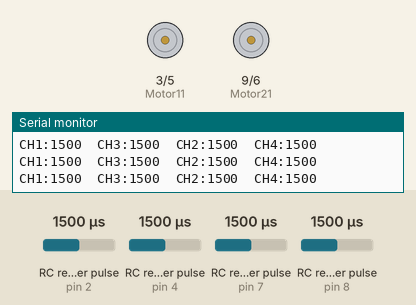
Simulated run of this sketch. Board: Arduino Uno, built with avr-gcc and run on an emulated ATmega328P. Shown: motor-driver pin pairs drawn as motors (green arrow = first pin HIGH = forward, orange = second pin HIGH = backward, longer = more drive), the last lines printed to the serial monitor. Wiring (inferred from the names in the program): 4 × RC receiver channel: data pin 2 / data pin 4 / data pin 7 / data pin 8. The test bench sets the inputs (shaded band); at power-on: RC receiver pulse (sensors on pin 4, pin 7, pin 2, pin 8) 1500 µs.

Above: at 1.2 s.
1.3 s: RC receiver pulse (sensor on pin 4) set to 1311 µs
2.8 s: RC receiver pulse (sensor on pin 4) set to 1282 µs
At 3.8 s:
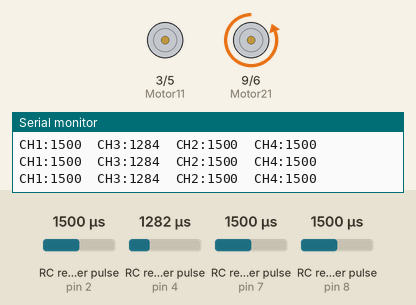
4.5 s: RC receiver pulse (sensor on pin 7) set to 1688 µs
6.0 s: RC receiver pulse (sensor on pin 7) set to 1717 µs
At 6.7 s:
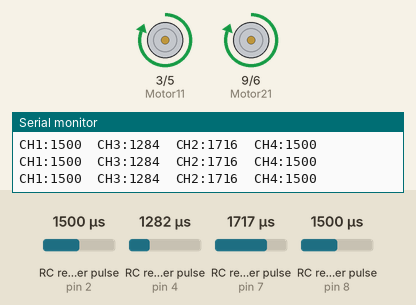
7.5 s: RC receiver pulse (sensor on pin 7) set to 1020 µs
At 8.2 s:
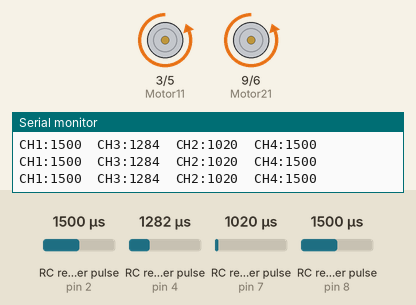
9.1 s: RC receiver pulse (sensor on pin 7) set to 1284 µs
10.6 s: RC receiver pulse (sensor on pin 7) set to 1314 µs
At 11.1 s:
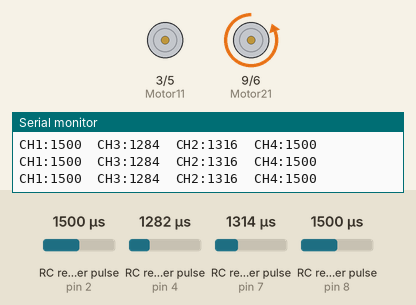
Timing chart, 0 to 13.1 s (numbered marks = the images above; inputs shaded):
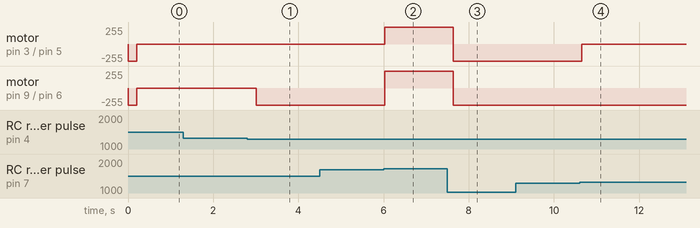

Measured:
- the behaviour switches between 1298 and 1297 µs on RC receiver pulse (sensor on pin 4) (found by bisection; images 0 and 1)
- the behaviour switches between 1701 and 1702 µs on RC receiver pulse (sensor on pin 7) (found by bisection; images 1 and 2)
- the behaviour switches between 1297 and 1298 µs on RC receiver pulse (sensor on pin 7) (found by bisection; images 3 and 4)
- after the input at 2.8 s, motor on pin 9 (Motor21) / pin 6 (Motor22): stopped → backward 255/255 after 0.22 s
- after the input at 6.0 s, motor on pin 3 (Motor11) / pin 5 (Motor12): stopped → forward 255/255 at once; motor on pin 9 (Motor21) / pin 6 (Motor22): backward 255/255 → forward 255/255 at once
- after the input at 7.5 s, motor on pin 3 (Motor11) / pin 5 (Motor12), motor on pin 9 (Motor21) / pin 6 (Motor22): forward 255/255 → backward 255/255 after 0.14 s
- after the input at 10.6 s, motor on pin 3 (Motor11) / pin 5 (Motor12): backward 255/255 → stopped after 0.05 s

The sketch:

RC_Demo.ino
```cpp
// install this library from the library manager
// by Mike "GreyGnome" Schwager
#include <EnableInterrupt.h>

#define SERIAL_PORT_SPEED 9600
#define RC_NUM_CHANNELS  4

#define RC_CH1  0
#define RC_CH2  1
#define RC_CH3  2
#define RC_CH4  3

#define Motor11 3
#define Motor12 5
#define Motor21 9
#define Motor22 6

#define RC_CH1_PIN  8
#define RC_CH2_PIN  7
#define RC_CH3_PIN  4
#define RC_CH4_PIN  2

uint16_t rc_values[RC_NUM_CHANNELS];
uint32_t rc_start[RC_NUM_CHANNELS];
volatile uint16_t rc_shared[RC_NUM_CHANNELS];

void rc_read_values() {
  noInterrupts();
  memcpy(rc_values, (const void *)rc_shared, sizeof(rc_shared));
  interrupts();
}

void calc_input(uint8_t channel, uint8_t input_pin) {
  if (digitalRead(input_pin) == HIGH) {
    rc_start[channel] = micros();
  } else {
    uint16_t rc_compare = (uint16_t)(micros() - rc_start[channel]);
    rc_shared[channel] = rc_compare;
  }
}

void calc_ch1() {
  calc_input(RC_CH1, RC_CH1_PIN);
}
void calc_ch2() {
  calc_input(RC_CH2, RC_CH2_PIN);
}
void calc_ch3() {
  calc_input(RC_CH3, RC_CH3_PIN);
}
void calc_ch4() {
  calc_input(RC_CH4, RC_CH4_PIN);
}

void setup() {
  Serial.begin(SERIAL_PORT_SPEED);

  pinMode(RC_CH1_PIN, INPUT);
  pinMode(RC_CH2_PIN, INPUT);
  pinMode(RC_CH3_PIN, INPUT);
  pinMode(RC_CH4_PIN, INPUT);

  pinMode(Motor11, OUTPUT);
  pinMode(Motor12, OUTPUT);
  pinMode(Motor21, OUTPUT);
  pinMode(Motor22, OUTPUT);

  enableInterrupt(RC_CH1_PIN, calc_ch1, CHANGE);
  enableInterrupt(RC_CH2_PIN, calc_ch2, CHANGE);
  enableInterrupt(RC_CH3_PIN, calc_ch3, CHANGE);
  enableInterrupt(RC_CH4_PIN, calc_ch4, CHANGE);
}

void loop() {
  rc_read_values();

  Serial.print("CH1:"); Serial.print(rc_values[RC_CH1]); Serial.print("\t");
  // left wheel control
  if (rc_values[RC_CH1] > 1700){
    digitalWrite(Motor11, HIGH);
    digitalWrite(Motor12, LOW);
  }
  else if (rc_values[RC_CH1] < 1300){
    digitalWrite(Motor11, LOW);
    digitalWrite(Motor12, HIGH);
  }
  else {
    digitalWrite(Motor11, LOW);
    digitalWrite(Motor12, LOW);
  }

  Serial.print("CH3:"); Serial.print(rc_values[RC_CH3]); Serial.print("\t");
  // right wheel control
  if (rc_values[RC_CH3] > 1700){
    digitalWrite(Motor21, HIGH);
    digitalWrite(Motor22, LOW);
  }
  else if (rc_values[RC_CH3] < 1300){
    digitalWrite(Motor21, LOW);
    digitalWrite(Motor22, HIGH);
  }
  else {
    digitalWrite(Motor21, LOW);
    digitalWrite(Motor22, LOW);
  }

  Serial.print("CH2:"); Serial.print(rc_values[RC_CH2]); Serial.print("\t");
  // forward and backward
  if (rc_values[RC_CH2] > 1700){
    digitalWrite(Motor11, HIGH);
    digitalWrite(Motor12, LOW);
    digitalWrite(Motor21, HIGH);
    digitalWrite(Motor22, LOW);
  }
  else if (rc_values[RC_CH2] < 1300){
    digitalWrite(Motor11, LOW);
    digitalWrite(Motor12, HIGH);
    digitalWrite(Motor21, LOW);
    digitalWrite(Motor22, HIGH);
  }/*
  else {
    digitalWrite(Motor11, LOW);
    digitalWrite(Motor12, LOW);
    digitalWrite(Motor21, LOW);
    digitalWrite(Motor22, LOW);
  }*/

  Serial.print("CH4:"); Serial.println(rc_values[RC_CH4]);
  // brake

  if (rc_values[RC_CH4] > 2000){
    digitalWrite(Motor11, LOW);
    digitalWrite(Motor12, LOW);
    digitalWrite(Motor21, LOW);
    digitalWrite(Motor22, LOW);
  }

  delay(200);
}
```
